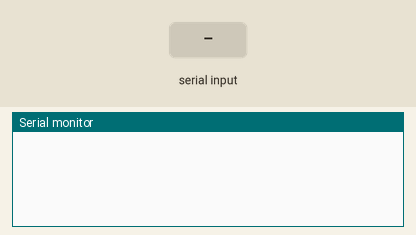
This sketch was run on a simulated Arduino Uno, built with avr-gcc and run on an emulated ATmega328P. On the bench: the last lines printed to the serial monitor. The inputs (shaded band) are chosen by the test bench.

Above: at 1.2 s.
1.3 s: "1" received over Serial
At 2.3 s:
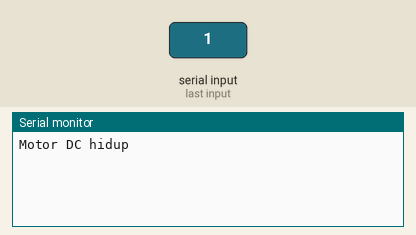
2.8 s: "0" received over Serial
At 3.4 s:
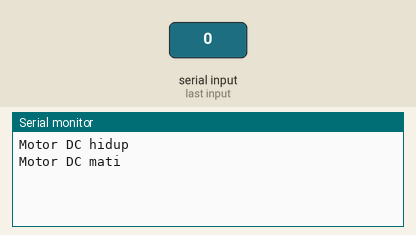
4.3 s: "2" received over Serial
At 5.8 s:
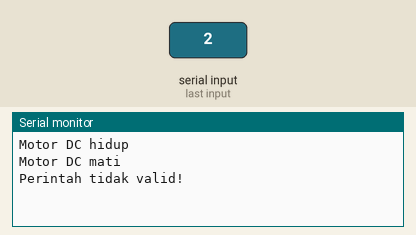

Measured:
- after the input at 1.3 s, the serial monitor: prints a new line at once (image 1)
- after the input at 2.8 s, the serial monitor: prints a new line at once (image 2)
- after the input at 4.3 s, the serial monitor: prints a new line at once (image 3)

The sketch:

Tugas_Prak_MCU_8.5.ino
```cpp
const int dC = 2;
void setup() {
  pinMode(dC, OUTPUT);
  Serial.begin(9600);
}
void loop() {
  if (Serial.available() > 0) {
    char input = Serial.read();
    switch (input) {
      case '1':
        hidup();
        break;
      case '0':
        mati();
        break;
      default:
        Serial.println("Perintah tidak valid!");
    }
  }
}
void hidup() {
  digitalWrite(dC, HIGH);
  Serial.println("Motor DC hidup");
}
void mati() {
  digitalWrite(dC, LOW);
  Serial.println("Motor DC mati");
}

//TUGAS 5
```
